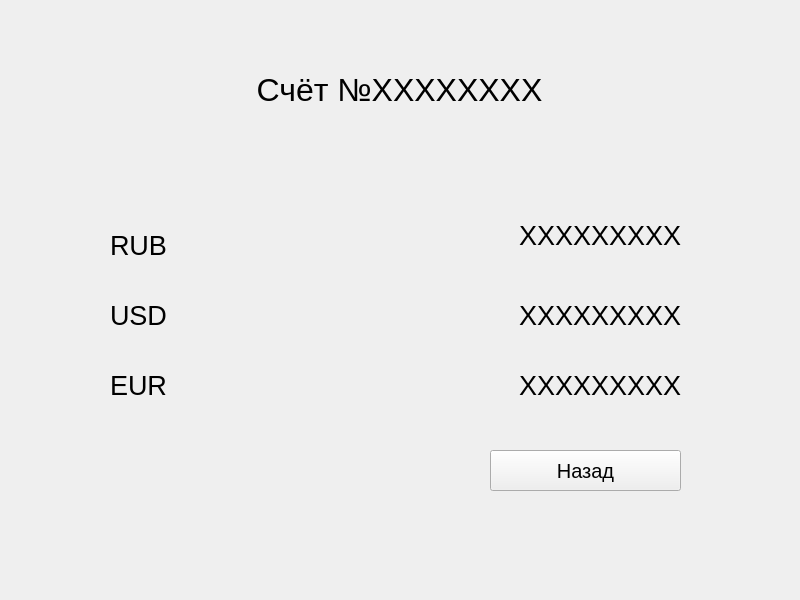
<?xml version="1.0" encoding="UTF-8"?>
<ui version="4.0">
 <class>MainWindow</class>
 <widget class="QMainWindow" name="MainWindow">
  <property name="geometry">
   <rect>
    <x>0</x>
    <y>0</y>
    <width>800</width>
    <height>600</height>
   </rect>
  </property>
  <property name="windowTitle">
   <string>Баланс</string>
  </property>
  <widget class="QWidget" name="centralwidget">
   <widget class="QWidget" name="verticalLayoutWidget">
    <property name="geometry">
     <rect>
      <x>9</x>
      <y>50</y>
      <width>781</width>
      <height>80</height>
     </rect>
    </property>
    <layout class="QVBoxLayout" name="verticalLayout">
     <item>
      <widget class="QLabel" name="label">
       <property name="font">
        <font>
         <pointsize>24</pointsize>
        </font>
       </property>
       <property name="text">
        <string>Счёт №XXXXXXXX</string>
       </property>
       <property name="alignment">
        <set>Qt::AlignCenter</set>
       </property>
      </widget>
     </item>
    </layout>
   </widget>
   <widget class="QLabel" name="rubLabel">
    <property name="geometry">
     <rect>
      <x>110</x>
      <y>230</y>
      <width>71</width>
      <height>31</height>
     </rect>
    </property>
    <property name="font">
     <font>
      <pointsize>20</pointsize>
     </font>
    </property>
    <property name="text">
     <string>RUB</string>
    </property>
   </widget>
   <widget class="QLabel" name="usdLabel">
    <property name="geometry">
     <rect>
      <x>110</x>
      <y>300</y>
      <width>81</width>
      <height>31</height>
     </rect>
    </property>
    <property name="font">
     <font>
      <pointsize>20</pointsize>
     </font>
    </property>
    <property name="text">
     <string>USD</string>
    </property>
   </widget>
   <widget class="QLabel" name="eurLabel">
    <property name="geometry">
     <rect>
      <x>110</x>
      <y>370</y>
      <width>81</width>
      <height>31</height>
     </rect>
    </property>
    <property name="font">
     <font>
      <pointsize>20</pointsize>
     </font>
    </property>
    <property name="text">
     <string>EUR</string>
    </property>
   </widget>
   <widget class="QLabel" name="rubValueLabel">
    <property name="geometry">
     <rect>
      <x>380</x>
      <y>220</y>
      <width>301</width>
      <height>31</height>
     </rect>
    </property>
    <property name="font">
     <font>
      <pointsize>20</pointsize>
     </font>
    </property>
    <property name="text">
     <string>XXXXXXXXX</string>
    </property>
    <property name="alignment">
     <set>Qt::AlignRight|Qt::AlignTrailing|Qt::AlignVCenter</set>
    </property>
   </widget>
   <widget class="QLabel" name="usdValueLabel">
    <property name="geometry">
     <rect>
      <x>380</x>
      <y>300</y>
      <width>301</width>
      <height>31</height>
     </rect>
    </property>
    <property name="font">
     <font>
      <pointsize>20</pointsize>
     </font>
    </property>
    <property name="text">
     <string>XXXXXXXXX</string>
    </property>
    <property name="alignment">
     <set>Qt::AlignRight|Qt::AlignTrailing|Qt::AlignVCenter</set>
    </property>
   </widget>
   <widget class="QLabel" name="eurValueLabel">
    <property name="geometry">
     <rect>
      <x>380</x>
      <y>370</y>
      <width>301</width>
      <height>31</height>
     </rect>
    </property>
    <property name="font">
     <font>
      <pointsize>20</pointsize>
     </font>
    </property>
    <property name="text">
     <string>XXXXXXXXX</string>
    </property>
    <property name="alignment">
     <set>Qt::AlignRight|Qt::AlignTrailing|Qt::AlignVCenter</set>
    </property>
   </widget>
   <widget class="QPushButton" name="exitPushButton">
    <property name="geometry">
     <rect>
      <x>490</x>
      <y>450</y>
      <width>191</width>
      <height>41</height>
     </rect>
    </property>
    <property name="font">
     <font>
      <pointsize>15</pointsize>
     </font>
    </property>
    <property name="text">
     <string>Назад</string>
    </property>
   </widget>
  </widget>
 </widget>
 <resources/>
 <connections/>
</ui>
